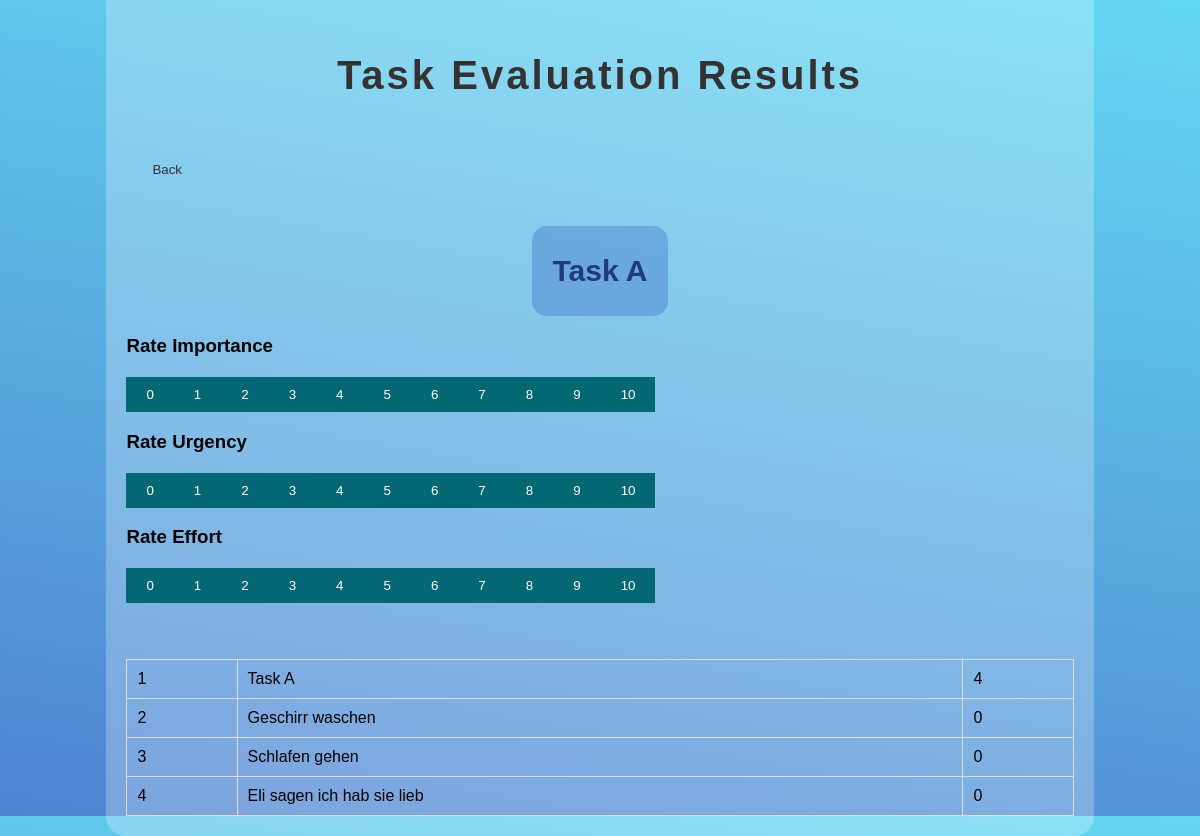
Before: /evaluate_tasks with the older database file.
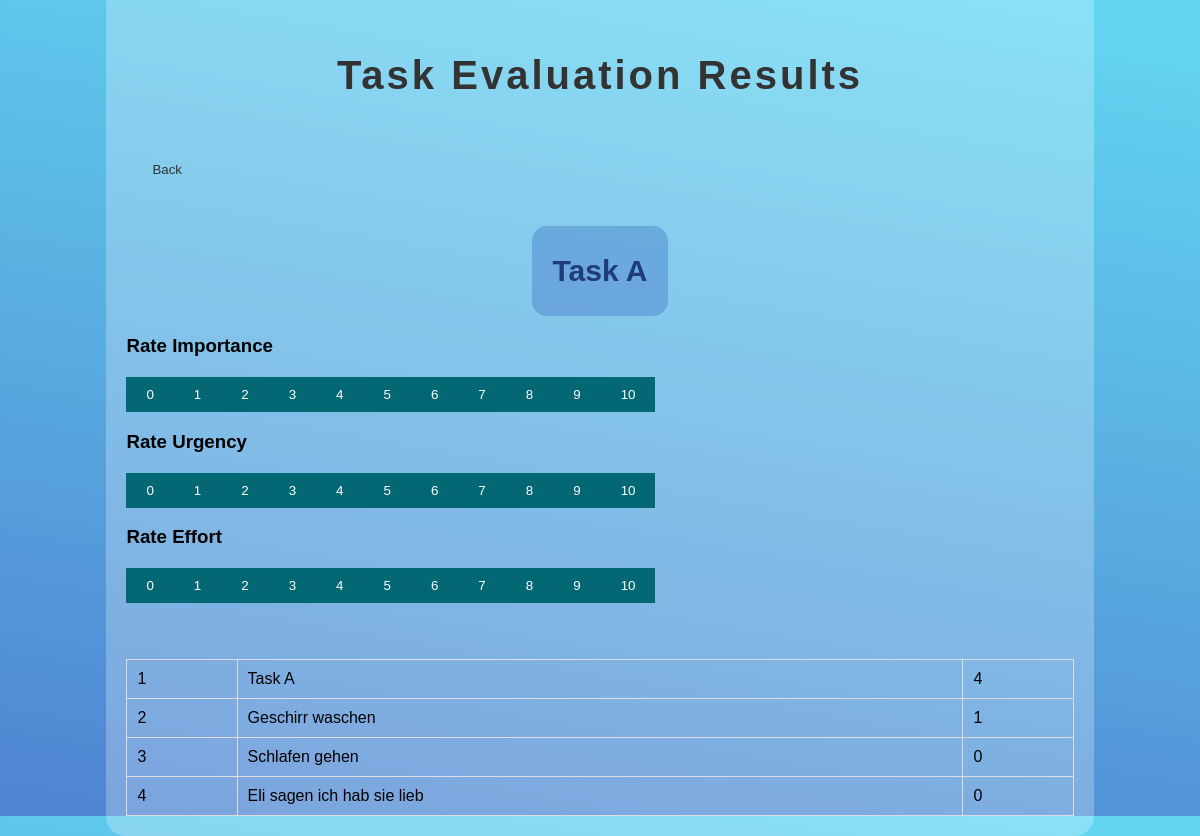
After: the same page with the newer database file.
### main_app.py (models this page shows, shortened)
class IT_db(db.Model):
    task_id=db.Column(db.Integer, primary_key=True)
    name=db.Column(db.String(200), nullable=False)
    Importance_Score=db.Column(db.Integer)

### main_app.py (the view)
@app.route('/evaluate_tasks', methods=['GET', 'POST'])
def evaluate_tasks_route():
    global tasks_list, first_task
    print('EVALUATE') # Debugging
    print('Pop on: ', pop_task) # Debugging
    if not pop_task:
        tasks_list = get_tasks_list()
    print('Task List:\n', tasks_list) # Debugging
    if tasks_list:
        first_task = tasks_list[0]
    IT_df, UT_df, ET_df = evaluate_tasks(df_tasks)
    IT_list = IT_db.query.all()
    return render_template('evaluate.html', title='Evaluate Page',
                           IT_df=IT_df, UT_df=UT_df, ET_df=ET_df,
                           IT_list=IT_list, first_task=first_task,
                           attribute=attribute)

### WEBAPP_funcs.py (called while the page is built)
def evaluate_tasks(df_tasks):
    tasks = df_tasks['Tasks'].tolist()
    IT_df = pd.DataFrame({'Tasks': tasks, 'Importance_Score': 0})
    UT_df = pd.DataFrame({'Tasks': tasks, 'Urgency_Score': 0})
    ET_df = pd.DataFrame({'Tasks': tasks, 'Effort_Score': 0})
    for task in tasks:
        importance_key = f"importance_{task}"
        urgency_key = f"urgency_{task}"
        effort_key = f"effort_{task}"
        importance_score = 1
        urgency_score = 2
        effort_score = 3
        IT_df.loc[IT_df['Tasks'] == task, 'Importance_Score'] = importance_score
        UT_df.loc[UT_df['Tasks'] == task, 'Urgency_Score'] = urgency_score
        ET_df.loc[ET_df['Tasks'] == task, 'Effort_Score'] = effort_score
    return IT_df, UT_df, ET_df

### templates/evaluate.html (shortened to what this page needs)
<!DOCTYPE html>
<html lang="de">
<head>
    <link rel="stylesheet" href="{{ url_for('static', filename='style_evaluate.css')}}">
</head>
<body>
    <div class="container" >
        <h2>Task Evaluation Results</h2>
        <form action="/">
            <button type="submit">
                <i class="fas fa-caret-left" style="padding-right: 5px;"></i>
                Back
            </button>
        </form>
        <br>
        <div class="center">
            <h4>{{ first_task }}</h4>
        </div>
        <h3>Rate Importance</h3>
        <div class="btn-group">
            <form action=/update_scores method="POST">
                <button type="submit" name="IT_value" value="0">0</button>
            </form>
            <form action=/update_scores method="POST">
                <button type="submit" name="IT_value" value="1">1</button>
            </form>
            <form action=/update_scores method="POST">
                <button type="submit" name="IT_value" value="2">2</button>
            </form>
            <form action=/update_scores method="POST">
                <button type="submit" name="IT_value" value="3">3</button>
            </form>
            <form action=/update_scores method="POST">
                <button type="submit" name="IT_value" value="4">4</button>
            </form>
            <form action=/update_scores method="POST">
                <button type="submit" name="IT_value" value="5">5</button>
            </form>
            <form action=/update_scores method="POST">
                <button type="submit" name="IT_value" value="6">6</button>
            </form>
            <form action=/update_scores method="POST">
                <button type="submit" name="IT_value" value="7">7</button>
            </form>
            <form action=/update_scores method="POST">
                <button type="submit" name="IT_value" value="8">8</button>
            </form>
            <form action=/update_scores method="POST">
                <button type="submit" name="IT_value" value="9">9</button>
            </form>
            <form action=/update_scores method="POST">
                <button type="submit" name="IT_value" value="10">10</butto
                    n></form>
        </div>
        <h3>Rate Urgency</h3>
        <div class="btn-group">
            <form action=/update_scores method="POST">
                <button type="submit" name="UT_value" value="0">0</button>
            </form>
            <form action=/update_scores method="POST">
                <button type="submit" name="UT_value" value="1">1</button>
            </form>
            <form action=/update_scores method="POST">
                <button type="submit" name="UT_value" value="2">2</button>
            </form>
            <form action=/update_scores method="POST">
                <button type="submit" name="UT_value" value="3">3</button>
            </form>
            <form action=/update_scores method="POST">
                <button type="submit" name="UT_value" value="4">4</button>
            </form>
            <form action=/update_scores method="POST">
                <button type="submit" name="UT_value" value="5">5</button>
            </form>
            <form action=/update_scores method="POST">
                <button type="submit" name="UT_value" value="6">6</button>
            </form>
            <form action=/update_scores method="POST">
                <button type="submit" name="UT_value" value="7">7</button>
            </form>
            <form action=/update_scores method="POST">
                <button type="submit" name="UT_value" value="8">8</button>
            </form>
            <form action=/update_scores method="POST">
                <button type="submit" name="UT_value" value="9">9</button>
            </form>
            <form action=/update_scores method="POST">
                <button type="submit" name="UT_value" value="10">10</button>
            </form>
        </div>
        <h3>Rate Effort</h3>
        <div class="btn-group">
            <form action=/update_scores method="POST">
                <button type="submit" name="ET_value" vaule="0">0</button>
            </form>
            <form action=/update_scores method="POST">
                <button type="submit" name="ET_value" vaule="1">1</button>
            </form>
            <form action=/update_scores method="POST">
                <button type="submit" name="ET_value" vaule="2">2</button>
            </form>
            <form action=/update_scores method="POST">
                <button type="submit" name="ET_value" vaule="3">3</button>
            </form>
            <form action=/update_scores method="POST">
                <button type="submit" name="ET_value" vaule="4">4</button>
            </form>
            <form action=/update_scores method="POST">
                <button type="submit" name="ET_value" vaule="5">5</button>
            </form>
            <form action=/update_scores method="POST">
                <button type="submit" name="ET_value" vaule="6">6</button>
            </form>
            <form action=/update_scores method="POST">
                <button type="submit" name="ET_value" vaule="7">7</button>
            </form>
            <form action=/update_scores method="POST">
                <button type="submit" name="ET_value" vaule="8">8</button>
            </form>
            <form action=/update_scores method="POST">
                <button type="submit" name="ET_value" vaule="9">9</button>
            </form>
            <form action=/update_scores method="POST">
                <button type="submit" name="ET_value" vaule="10">10</button>
            </form>
        </div>
        <br><br>
        <table>
            <tbody>
                {%for IT in IT_list%}
                <tr>
                    <td>{{IT.task_id}}</td>
                    <td>{{IT.name}}</td>
                    <td>{{IT.Importance_Score}}</td>
                </tr>
                {%endfor%}
            </tbody>
        </table>
    </div>
</body>
</html>

### static/style_evaluate.css (style rules this page uses)
body { font-family: Arial, sans-serif; background-color: #f5f8fa; background: linear-gradient(10deg, #4f83d1, #63D8F2); display: flex; flex-direction: column; align-items: center; justify-content: center; height: 100vh; }
.container { background-color: rgba(255, 255, 255, 0.25); width: 80%; margin: auto; padding: 20px; border-radius: 20px; }
.center { margin: auto; padding: 20px; display: flex; justify-content: center; align-items: center; background-color: #2e5ab84e; width: fit-content; height: 50px; border: 0px; border-radius: 15px; }
.btn-group button { background-color: #036873; color: white; float: left; padding: 10px 20px; border: none; border-radius: 0px; cursor: pointer; transition: background-color 0s, color 0s, border-color 0s; }
.btn-group:after { content: ""; clear: both; display: table; }
form button { background-color: #cacaca00; color: #333; padding: 10px 20px; border: 1px solid #33333300; border-radius: 5px; cursor: pointer; transition: background-color 0.3s, color 0.3s, border-color 0.3s; }
h2 { padding: 20px; text-align: center; color: #333; font-size: 40px; letter-spacing: 3px; }
h4 { color: #1f3c79; border: none; border-radius: 5px; cursor: pointer; font-size: 30px; }
table { width: 100%; border-collapse: collapse; margin-top: 20px; }
table th, table td { padding: 10px; border: 1px solid #ddd; }
form { margin-bottom: 20px; }

Changed rows visible on the page:
changed IT_db "Geschirr waschen": Importance_Score "0" → "1"
